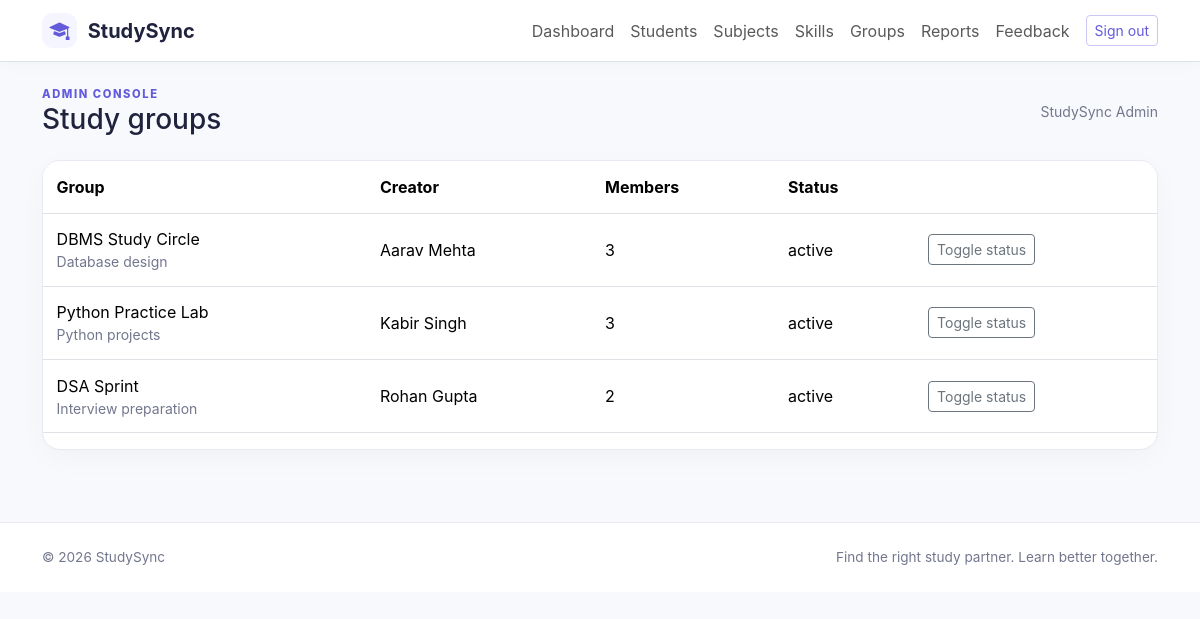
The page /admin/groups.php (signed in) on the database its author committed.
### tables this page shows
CREATE TABLE users(id BIGINT UNSIGNED AUTO_INCREMENT PRIMARY KEY,name VARCHAR(120) NOT NULL,email VARCHAR(190) NOT NULL UNIQUE,password VARCHAR(255) NOT NULL,role ENUM('student','admin') NOT NULL DEFAULT 'student',status ENUM('active','inactive') NOT NULL DEFAULT 'active',created_at TIMESTAMP NOT NULL DEFAULT CURRENT_TIMESTAMP,updated_at TIMESTAMP NOT NULL DEFAULT CURRENT_TIMESTAMP ON UPDATE CURRENT_TIMESTAMP,INDEX(role,status));

CREATE TABLE study_groups(id BIGINT UNSIGNED AUTO_INCREMENT PRIMARY KEY,name VARCHAR(140) NOT NULL,description TEXT NOT NULL,subject_id INT UNSIGNED NULL,topic VARCHAR(120) NULL,level ENUM('Beginner','Intermediate','Advanced') NOT NULL DEFAULT 'Beginner',study_mode ENUM('Online','Offline','Both') NOT NULL DEFAULT 'Online',creator_id BIGINT UNSIGNED NOT NULL,status ENUM('active','suspended') NOT NULL DEFAULT 'active',created_at TIMESTAMP DEFAULT CURRENT_TIMESTAMP,FOREIGN KEY(subject_id) REFERENCES subjects(id) ON DELETE SET NULL,FOREIGN KEY(creator_id) REFERENCES users(id) ON DELETE CASCADE,INDEX(status,created_at));

### config/database.php (called while the page is built, shortened)
<?php
function db(): PDO {
    static $pdo;
    if (!$pdo) {
        $pdo = new PDO('mysql:host='.DB_HOST.';dbname='.DB_NAME.';charset=utf8mb4', DB_USER, DB_PASS, [PDO::ATTR_ERRMODE=>PDO::ERRMODE_EXCEPTION, PDO::ATTR_DEFAULT_FETCH_MODE=>PDO::FETCH_ASSOC, PDO::ATTR_EMULATE_PREPARES=>false]);
    }
    return $pdo;
}

### admin/groups.php (the view)
<?php require_once __DIR__.'/../includes/functions.php';require_admin();if($_SERVER['REQUEST_METHOD']==='POST'){verify_csrf();db()->prepare("UPDATE study_groups SET status=IF(status='active','suspended','active') WHERE id=?")->execute([(int)$_POST['id']]);flash('success','Group status updated.');go('groups.php');}$q=db()->query('SELECT g.*,u.name creator,(SELECT COUNT(*) FROM group_members m WHERE m.group_id=g.id) members FROM study_groups g JOIN users u ON u.id=g.creator_id ORDER BY g.created_at DESC');page_start('Study groups',true); ?><div class="card"><div class="table-responsive"><table class="table align-middle"><thead><tr><th>Group</th><th>Creator</th><th>Members</th><th>Status</th><th></th></tr></thead><tbody><?php foreach($q as $g): ?><tr><td><?= e($g['name']) ?><div class="small text-secondary"><?= e($g['topic']) ?></div></td><td><?= e($g['creator']) ?></td><td><?= (int)$g['members'] ?></td><td><?= e($g['status']) ?></td><td><form method="post"><input type="hidden" name="csrf" value="<?= e(csrf()) ?>"><input type="hidden" name="id" value="<?= $g['id'] ?>"><button class="btn btn-sm btn-outline-secondary">Toggle status</button></form></td></tr><?php endforeach ?></tbody></table></div></div><?php page_end(); ?>

### includes/functions.php (shortened to what this page needs)
<?php
require_once __DIR__.'/../config/database.php';
function e($v): string { return htmlspecialchars((string)$v, ENT_QUOTES|ENT_SUBSTITUTE, 'UTF-8'); }
function current_user(): ?array { if(empty($_SESSION['uid'])) return null; $q=db()->prepare('SELECT u.id,u.name,u.email,u.role,u.status,p.college,p.course,p.semester,p.avatar FROM users u LEFT JOIN student_profiles p ON p.user_id=u.id WHERE u.id=?'); $q->execute([$_SESSION['uid']]); return $q->fetch() ?: null; }
function page_start(string $title,bool $admin=false): void { $u=current_user(); $flash=$_SESSION['flash']??null;unset($_SESSION['flash']); echo '<!doctype html><html lang="en"><head><meta charset="utf-8"><meta name="viewport" content="width=device-width, initial-scale=1"><title>'.e($title).' · StudySync</title><link href="https://cdn.jsdelivr.net/npm/bootstrap@5.3.3/dist/css/bootstrap.min.css" rel="stylesheet"><link href="https://cdn.jsdelivr.net/npm/bootstrap-icons@1.11.3/font/bootstrap-icons.min.css" rel="stylesheet"><link href="'.(str_contains($_SERVER['PHP_SELF'],'/student/')||str_contains($_SERVER['PHP_SELF'],'/admin/')?'../':'').'assets/css/style.css" rel="stylesheet"></head><body><nav class="navbar navbar-expand-lg bg-white border-bottom sticky-top"><div class="container"><a class="navbar-brand fw-bold" href="'.(str_contains($_SERVER['PHP_SELF'],'/student/')?'dashboard.php':'index.php').'"><span class="brand-icon"><i class="bi bi-mortarboard-fill"></i></span> StudySync</a><button class="navbar-toggler" data-bs-toggle="collapse" data-bs-target="#nav"><span class="navbar-toggler-icon"></span></button><div id="nav" class="collapse navbar-collapse"><div class="navbar-nav ms-auto align-items-lg-center">'; if($u){$base=$admin?'../admin/':'../student/';$items=$admin?['Dashboard'=>'dashboard.php','Students'=>'students.php','Subjects'=>'catalog.php?type=subject','Skills'=>'catalog.php?type=skill','Groups'=>'groups.php','Reports'=>'reports.php','Feedback'=>'feedback.php']:['Dashboard'=>'dashboard.php','My Profile'=>'profile.php','Find Partners'=>'find-partners.php','Requests'=>'requests.php','Messages'=>'messages.php','Study Groups'=>'groups.php','Sessions'=>'sessions.php','Notifications'=>'notifications.php','Settings'=>'settings.php']; foreach($items as $n=>$url)echo '<a class="nav-link" href="'.$base.$url.'">'.e($n).'</a>';echo '<a class="btn btn-sm btn-outline-primary ms-lg-2" href="'.($admin?'../':'').'logout.php">Sign out</a>'; } else echo '<a class="nav-link" href="'.(str_contains($_SERVER['PHP_SELF'],'about.php')?'../':'').'index.php#how">How it works</a><a class="nav-link" href="'.(str_contains($_SERVER['PHP_SELF'],'about.php')?'about.php':'about.php').'"><span>About</span></a><a class="nav-link" href="'.(str_contains($_SERVER['PHP_SELF'],'about.php')?'../':'').'login.php">Login</a><a class="btn btn-primary ms-lg-2" href="'.(str_contains($_SERVER['PHP_SELF'],'about.php')?'../':'').'register.php">Get started</a>';echo '</div></div></div></nav><main class="container py-4">';if($flash)echo '<div class="alert alert-'.e($flash[0]).' alert-dismissible">'.e($flash[1]).'<button class="btn-close" data-bs-dismiss="alert"></button></div>'; if($u)echo '<div class="d-flex align-items-center justify-content-between mb-4"><div><div class="eyebrow">'.($admin?'ADMIN CONSOLE':'YOUR LEARNING SPACE').'</div><h1 class="h3 mb-0">'.e($title).'</h1></div><div class="small text-secondary">'.e($u['name']).'</div></div>'; }
function page_end(): void { echo '</main><footer class="footer py-4 mt-5"><div class="container d-flex justify-content-between"><span>© '.date('Y').' StudySync</span><span>Find the right study partner. Learn better together.</span></div></footer><script src="https://cdn.jsdelivr.net/npm/bootstrap@5.3.3/dist/js/bootstrap.bundle.min.js"></script><script src="'.(str_contains($_SERVER['PHP_SELF'],'/student/')||str_contains($_SERVER['PHP_SELF'],'/admin/')?'../':'').'assets/js/main.js"></script></body></html>'; }

### assets/css/style.css (style rules this page uses)
:root { --ink:#20233d;--muted:#73778d;--primary:#635bdb;--soft:#f5f5ff;--line:#e8e9f2 }
* { box-sizing:border-box }
body { background:#f8f9fc;color:var(--ink);font-family:Inter,ui-sans-serif,system-ui,-apple-system,"Segoe UI",sans-serif }
.navbar { box-shadow:0 2px 16px #20233d08 }
.navbar-brand { color:var(--ink) }
.brand-icon { display:inline-grid;place-items:center;background:var(--soft);color:var(--primary);width:35px;height:35px;border-radius:11px;margin-right:6px }
.btn-outline-primary { color:var(--primary);border-color:#c9c7f6 }
.card,.panel { border:1px solid var(--line);border-radius:18px;box-shadow:0 8px 28px #20233d08;background:#fff }
.card { overflow:hidden }
.eyebrow { font-size:.7rem;letter-spacing:.14em;color:var(--primary);font-weight:800 }
.text-secondary { color:var(--muted)!important }
.footer { background:#fff;border-top:1px solid var(--line);color:var(--muted);font-size:.85rem }
.table>:not(caption)>*>* { padding:.85rem }

### rows shown on the page
users: name "StudySync Admin"
study_groups: name "DBMS Study Circle", topic "Database design", creator.name "Aarav Mehta", members "3", status "active"
study_groups: name "Python Practice Lab", topic "Python projects", creator.name "Kabir Singh", members "3", status "active"
study_groups: name "DSA Sprint", topic "Interview preparation", creator.name "Rohan Gupta", members "2", status "active"

### other values the page prints
$n "Dashboard"
$n "Students"
$n "Subjects"
$n "Skills"
$n "Groups"
$n "Reports"
$n "Feedback"
$title "Study groups"
